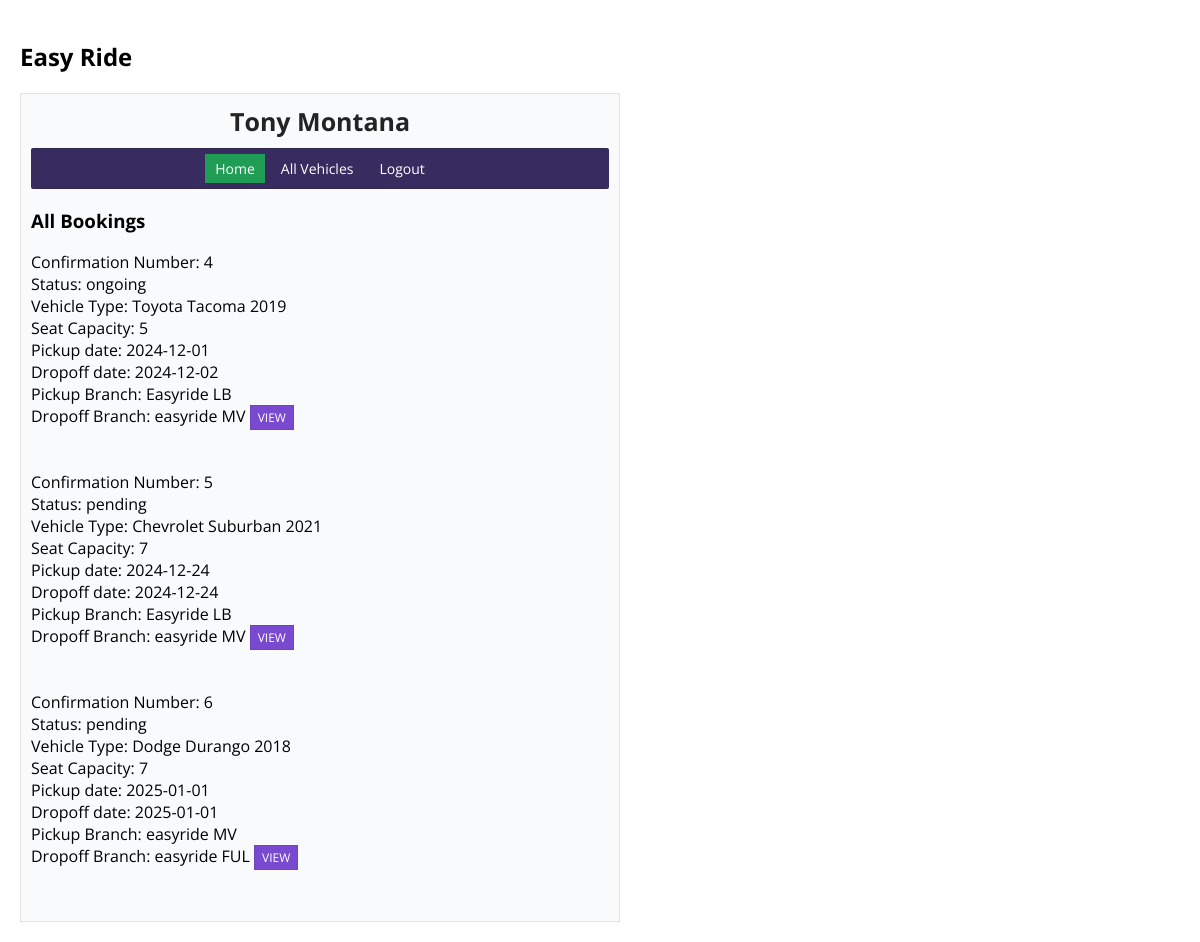
/employee_profile.php (signed in), run on an earlier commit of the app's database.
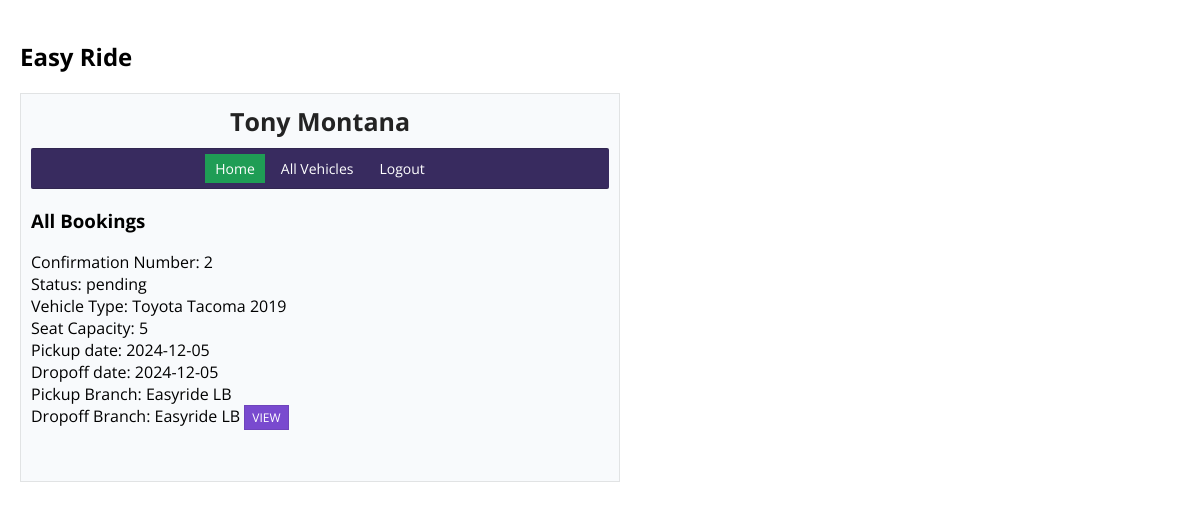
And on a later commit of the database.
### tables this page shows
CREATE TABLE `booking` (
  `confirmation_num` int(11) NOT NULL,
  `status` varchar(25) NOT NULL DEFAULT 'pending',
  `vehicle_registration` int(11) NOT NULL,
  `pickup_date` date NOT NULL,
  `pickup_employee_email` varchar(50) DEFAULT NULL,
  `customer_id` int(11) NOT NULL,
  `drop_date` date NOT NULL,
  `drop_employee_email` varchar(50) DEFAULT NULL,
  `pickup_branch_id` int(11) NOT NULL,
  `drop_branch_id` int(11) NOT NULL,
  `amount` float(10,2) NOT NULL
);

CREATE TABLE `vehicle` (
  `car_id` int(11) NOT NULL,
  `c_name` varchar(25) NOT NULL,
  `description` varchar(200) NOT NULL,
  `model_year` int(11) NOT NULL,
  `manufacturer` varchar(20) NOT NULL,
  `color` varchar(10) NOT NULL
);

CREATE TABLE `vehicle_details` (
  `registration_num` int(11) NOT NULL,
  `seat_capacity` int(11) NOT NULL,
  `mileage` int(11) NOT NULL,
  `rate` float(10,2) NOT NULL,
  `type_car_id` int(11) NOT NULL,
  `fuel_type_id` int(11) NOT NULL,
  `vehicle_branch_id` int(11) NOT NULL,
  `car_id` int(11) NOT NULL
);

CREATE TABLE `branch` (
  `branch_id` int(11) NOT NULL,
  `location` varchar(50) NOT NULL,
  `branch_name` varchar(50) NOT NULL
);

### includes/init.php (called while the page is built, shortened)
<?php
require 'classes/employee.php';
require 'classes/booking.php';
$db_obj = new Database();
$db_connection = $db_obj->dbConnection();
$employee_obj = new Employee($db_connection);
$booking_obj = new Booking($db_connection);

### includes/classes/employee.php (called while the page is built, shortened)
<?php
class Employee{
    protected $db;
    function __construct($db_connection){
        $this->db = $db_connection;
    }
    function find_employee_by_id($id){
        try{
            $find_employee = $this->db->prepare("SELECT * FROM `employee` WHERE employee_id = ?");
            $find_employee->execute([$id]);
            if($find_employee->rowCount() === 1){
                return $find_employee->fetch(PDO::FETCH_OBJ);
            }
            else{
                return null;
            }
        }
        catch (PDOException $e) {
            error_log($e->getMessage());
            return null;
        }
    }
}
?>

### includes/classes/booking.php (called while the page is built, shortened)
<?php
class Booking{
    protected $db;
    function __construct($db_connection){
        $this->db = $db_connection;
    }
    function all_bookings(){
        try{
            $get_bookings = $this->db->prepare("SELECT confirmation_num, status, manufacturer, c_name, model_year, seat_capacity, pickup_date, drop_date, b1.branch_name as b1_branch_name, b2.branch_name as b2_branch_name, customer_id
                                                FROM `booking` as bo
                                                LEFT JOIN `vehicle_details` as vd ON
                                                vd.registration_num=bo.vehicle_registration
                                                LEFT JOIN `vehicle` as v ON v.car_id=vd.car_id
                                                LEFT JOIN `branch` as b1 ON b1.branch_id=bo.pickup_branch_id
                                                LEFT JOIN `branch` as b2 ON b2.branch_id=bo.drop_branch_id");
            $get_bookings->execute();
            if($get_bookings->rowCount() > 0){
                return $get_bookings->fetchAll(PDO::FETCH_OBJ);
            }
            else{
                return false;
            }
        }
        catch (PDOException $e) {
            die($e->getMessage());
        }
    }
}
?>

### employee_profile.php (the view, shortened to what this page needs)
<?php
require 'includes/init.php';
if(isset($_SESSION['employee_id']) && isset($_SESSION['email'])){
    $employee_data = $employee_obj->find_employee_by_id($_SESSION['employee_id']);
    $all_bookings = $booking_obj->all_bookings();
}
else{
    header('Location: logout.php');
    exit;
}
?>
<!DOCTYPE html>
<html lang="en">
<head>
    <link rel="stylesheet" href="./style.css">
</head>
<body>
	<h2>Easy Ride</h2>
    <div class="profile_container">
        <div class="inner_profile">
            <h1><?php echo  $employee_data->employee_fname." ".$employee_data->employee_lname;?></h1>
        </div>
        <nav>
            <ul>
                <li><a href="employee_profile.php" rel="noopener noreferrer" class="active">Home</a></li>
                <li><a href="employee_vehicles.php" rel="noopener noreferrer">All Vehicles</a></li>
                <li><a href="logout.php" rel="noopener noreferrer">Logout</a></li>
            </ul>
        </nav>
        <div class="all_bookings">
            <h3>All Bookings</h3>
            <div class="usersWrapper">
                <?php
                if($all_bookings){
                    foreach($all_bookings as $row){
                        echo '<div class="bookings_box">
                                <div class="vehicle_info"><span>Confirmation Number: '.$row->confirmation_num.'</span>
                                <div class="vehicle_info"><span>Status: '.$row->status.'</span>
                                <div class="vehicle_info"><span>Vehicle Type: '.$row->manufacturer.' '.$row->c_name.' '.$row->model_year.'</span>
                                <div class="vehicle_info"><span>Seat Capacity: '.$row->seat_capacity.'</span>
                                <div class="vehicle_info"><span>Pickup date: '.$row->pickup_date.'</span>
                                <div class="vehicle_info"><span>Dropoff date: '.$row->drop_date.'</span>
                                <div class="vehicle_info"><span>Pickup Branch: '.$row->b1_branch_name.'</span>
                                <div class="vehicle_info"><span>Dropoff Branch: '.$row->b2_branch_name.'</span>
                                <span><a href="booking_profile.php?id='.$row->confirmation_num.'" class="see_profileBtn">View</a></div>
                                <br></br>
                            </div>';
                    }
                }
                else{
                    echo '<h4>There is no bookings!</h4>';
                }
                ?>
            </div>
        </div>
    </div>
</body>
</html>

What changed in the data, as far as the page shows it:
removed booking: confirmation_num "4", status "ongoing", vehicle.manufacturer "Toyota", vehicle.c_name "Tacoma", vehicle.model_year "2019", vehicle_details.seat_capacity "5", pickup_date "2024-12-01", drop_date "2024-12-02", pickup_branch.branch_name "Easyride LB", drop_branch.branch_name "easyride MV"
removed booking: confirmation_num "5", status "pending", vehicle.manufacturer "Chevrolet", vehicle.c_name "Suburban", vehicle.model_year "2021", vehicle_details.seat_capacity "7", pickup_date "2024-12-24", drop_date "2024-12-24", pickup_branch.branch_name "Easyride LB", drop_branch.branch_name "easyride MV"
removed booking: confirmation_num "6", status "pending", vehicle.manufacturer "Dodge", vehicle.c_name "Durango", vehicle.model_year "2018", vehicle_details.seat_capacity "7", pickup_date "2025-01-01", drop_date "2025-01-01", pickup_branch.branch_name "easyride MV", drop_branch.branch_name "easyride FUL"
added booking: confirmation_num "2", status "pending", vehicle.manufacturer "Toyota", vehicle.c_name "Tacoma", vehicle.model_year "2019", vehicle_details.seat_capacity "5", pickup_date "2024-12-05", drop_date "2024-12-05", pickup_branch.branch_name "Easyride LB"
